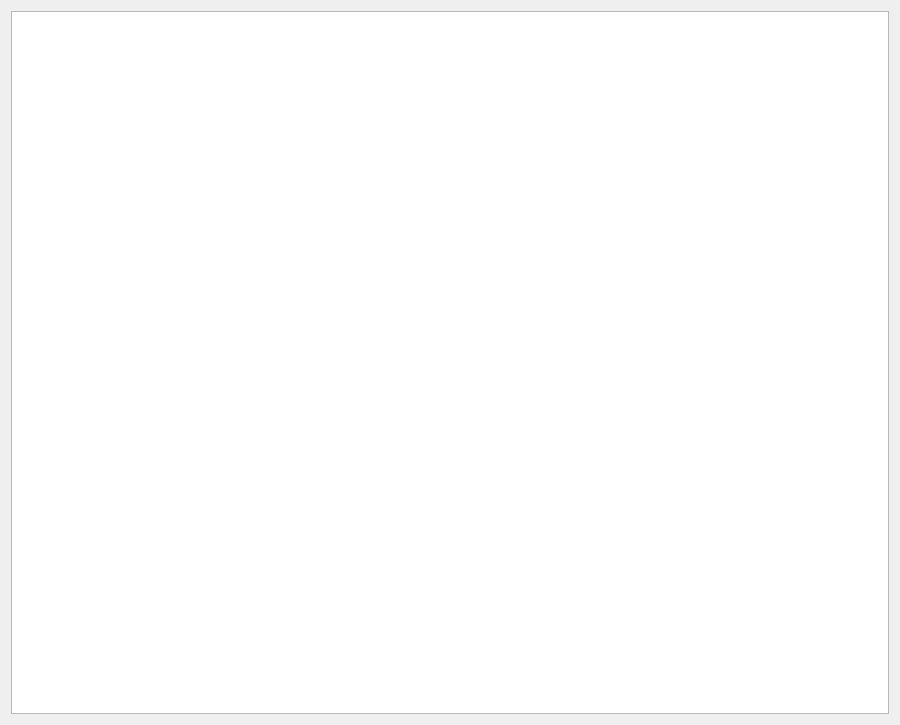
<?xml version="1.0" encoding="UTF-8"?>
<ui version="4.0">
 <class>InputTable</class>
 <widget class="QWidget" name="InputTable">
  <property name="geometry">
   <rect>
    <x>0</x>
    <y>0</y>
    <width>900</width>
    <height>725</height>
   </rect>
  </property>
  <property name="windowTitle">
   <string>InputTable</string>
  </property>
  <layout class="QHBoxLayout" name="horizontalLayout">
   <item>
    <widget class="QTableView" name="tableView">
     <property name="alternatingRowColors">
      <bool>true</bool>
     </property>
     <property name="sortingEnabled">
      <bool>true</bool>
     </property>
     <attribute name="horizontalHeaderStretchLastSection">
      <bool>true</bool>
     </attribute>
    </widget>
   </item>
  </layout>
 </widget>
 <layoutdefault spacing="6" margin="11"/>
 <resources/>
 <connections/>
</ui>
